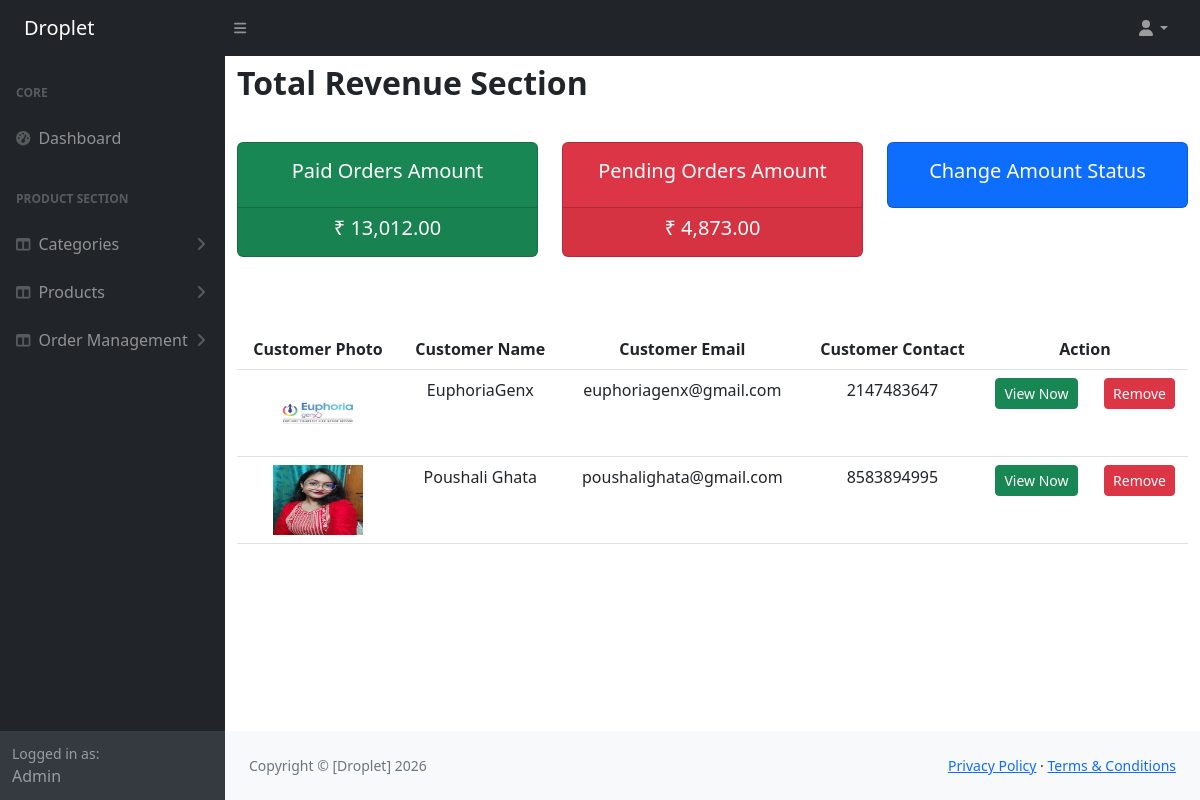
The page /admin/total_revenue.php (signed in) on the database its author committed.
### tables this page shows
CREATE TABLE `users` (
  `id` int(11) NOT NULL,
  `name` varchar(100) NOT NULL,
  `email` varchar(100) NOT NULL,
  `password` varchar(150) NOT NULL,
  `user_type` enum('customer','admin') NOT NULL DEFAULT 'customer',
  `created_at` datetime NOT NULL DEFAULT current_timestamp()
);

CREATE TABLE `user_info` (
  `id` int(11) NOT NULL,
  `user_id` int(11) NOT NULL,
  `ph_no` varchar(50) NOT NULL,
  `dob` date DEFAULT NULL,
  `gender` varchar(100) NOT NULL,
  `img` varchar(500) NOT NULL,
  `date` date NOT NULL DEFAULT current_timestamp()
);

### admin/total_revenue.php (the view, shortened to what this page needs)
<?php
include("admin_header.php");
?>
<div class="container-fluid mt-2 mb-3">
    <h2 class="fw-bold">Total Revenue Section</h2>
</div>
<div class="container-fluid mt-3 mb-5">
    <div class="row">
        <div class="col-md-4">
            <div class="card bg-success text-center text-white mb-4">
                <div class="card-body"><b><h5>Paid Orders Amount</h5></b></div>
                <div class="card-footer align-items-center justify-content-between">
                    <a class="small text-white stretched-link text-decoration-none" href="total_revenue.php">
                        <h5>
                        <?php
                        $revenue_select_query = mysqli_query($conn, "SELECT SUM(order_amount) AS revenue FROM orders WHERE payment_status = 'paid'");
                        $data = mysqli_fetch_assoc($revenue_select_query);
                        $revenue = $data['revenue'] ?? 0;
                        echo "₹ ".number_format($revenue, 2);
                        ?>
                        </h5>
                    </a>
                </div>
            </div>
        </div>
        <div class="col-md-4">
            <div class="card bg-danger text-center text-white mb-4">
                <div class="card-body"><b><h5>Pending Orders Amount</h5></b></div>
                <div class="card-footer align-items-center justify-content-between">
                    <a class="small text-white stretched-link text-decoration-none" href="total_revenue.php">
                        <h5>
                        <?php
                        $revenue_select_query = mysqli_query($conn, "SELECT SUM(order_amount) AS revenue FROM orders WHERE payment_status = 'pending'");
                        $data = mysqli_fetch_assoc($revenue_select_query);
                        $revenue = $data['revenue'] ?? 0;
                        echo "₹ ".number_format($revenue, 2);
                        ?>
                        </h5>
                    </a>
                </div>
            </div>
        </div>
        <div class="col-md-4">
            <div class="card bg-primary text-center text-white mb-4">
                <div class="card-body"><b><h5>Change Amount Status</h5></b></div>
            </div>
        </div>
    </div>
</div>
<div class="container-fluid">
    <div class="table-responsive text-center">
        <table class="table">
            <thead>
                <tr>
                    <th>Customer Photo</th>
                    <th>Customer Name</th>
                    <th>Customer Email</th>
                    <th>Customer Contact</th>
                    <th colspan="2" class="text-center">Action</th>
                </tr>
            </thead>
            <tbody>
                <?php
                    $customers_select_query = mysqli_query($conn, "SELECT * FROM `users` WHERE `user_type` = 'customer'");
                    if (mysqli_num_rows($customers_select_query)>0) {
                        while ($customer = mysqli_fetch_assoc($customers_select_query)) {
                            $id = $customer['id'];
                            $info = mysqli_query($conn, "SELECT * FROM `user_info` WHERE user_id='$id'");
                            $customer_info = mysqli_fetch_assoc($info);
                            ?>
                                <tr>
                                    <td>
                                        <?php
                                            if (!empty($customer_info['img'])) {
                                                echo '<img src="'.$customer_info['img'].'" alt="" style="height:70px; width:90px;">';
                                            } else {
                                                echo 'No Image';
                                            }
                                        ?>
                                    </td>
                                    <td><?php echo $customer['name'];?></td>
                                    <td><?php echo $customer['email'];?></td>
                                    <td><?php echo (!empty($customer_info['ph_no']) ? $customer_info['ph_no'] : 'No Data Yet'); ?></td>
                                    <td><a href="customer_order.php?cid=<?php echo $customer['id'];?>" class="btn btn-success btn-sm">View Now</a></td>
                                    <td>
                                        <a href="total_revenue.php" class="btn btn-danger btn-sm"
                                        onclick="return confirm('Are you sure you want to delete this customer?');">
                                        Remove</a>
                                    </td>
                                </tr>
                            <?php
                        }
                    }
                ?>
            </tbody>
        </table>
    </div>
</div>
<?php
include("admin_footer.php");
?>

### rows shown on the page
users: user_info.img (picture), name "EuphoriaGenx", email "euphoriagenx@gmail.com", user_info.ph_no "2147483647"
users: user_info.img (picture), name "Poushali Ghata", email "poushalighata@gmail.com", user_info.ph_no "8583894995"

### other values the page prints
$site_title "Droplet"
$_SESSION['admin']['name'] "Admin"
$revenue "13,012.00"
$revenue "4,873.00"
